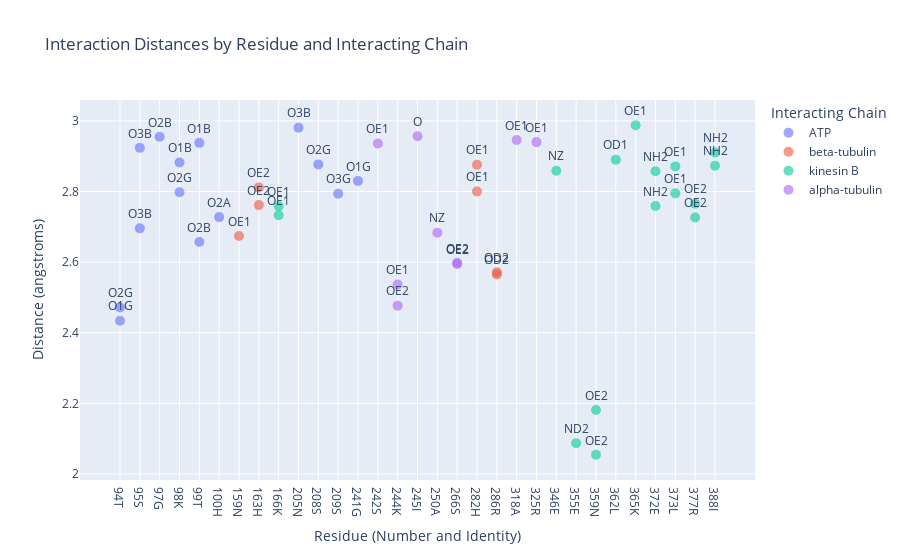

This figure's notebook cell:
### Code cell
import pandas as pd
import plotly.express as px

# Load the data
csv_file_path = "interaction_summary.csv"
interaction_df = pd.read_csv(csv_file_path)

# Create a new column for the x-axis labels by concatenating residue number and amino acid
interaction_df['residue_label'] = interaction_df['residue_number'].astype(str) + interaction_df['amino_acid']

# Sort the dataframe by file and residue number to maintain order
interaction_df = interaction_df.sort_values(by=['file', 'residue_number'])

# Convert residue_label to a categorical type with the correct order
interaction_df['residue_label'] = pd.Categorical(interaction_df['residue_label'], 
                                                 categories=sorted(interaction_df['residue_label'].unique(), key=lambda x: int(''.join(filter(str.isdigit, x)))), 
                                                 ordered=True)

# Scatter plot for interaction distances with custom x-axis labels
fig_scatter = px.scatter(interaction_df, x='residue_label', y='distance (angstroms)', color='interacting_chain', text='interacting_atom',
                         title='Interaction Distances by Residue and Interacting Chain',
                         labels={'residue_label': 'Residue (Number and Identity)', 'distance (angstroms)': 'Distance (angstroms)', 'interacting_chain': 'Interacting Chain'},
                         hover_data=['file'])

fig_scatter.update_traces(textposition='top center', marker=dict(size=10, opacity=0.6))
fig_scatter.update_layout(xaxis={'categoryorder':'array', 'categoryarray': interaction_df['residue_label'].cat.categories})

# Show the plot
fig_scatter.show()

### Figure 1 — Plotly figure (JSON) as saved in the notebook; plotly's stock layout.template omitted (floating-point values rounded to 4 significant figures)
{"data": [{"customdata": [["A"], ["A"], ["A"], ["A"], ["A"], ["A"], ["C"], ["C"], ["C"], ["C"], ["C"], ["C"], ["C"], ["C"]], "hovertemplate": "Interacting Chain=ATP<br>Residue (Number and Identity)=%{x}<br>Distance (angstroms)=%{y}<br>interacting_atom=%{text}<br>file=%{customdata[0]}<extra></extra>", "legendgroup": "ATP", "marker": {"color": "#636efa", "opacity": 0.6, "size": 10, "symbol": "circle"}, "mode": "markers+text", "name": "ATP", "orientation": "v", "showlegend": true, "text": ["O1G", "O3B", "O2B", "O2G", "O1B", "O3B", "O2G", "O3B", "O1B", "O2B", "O2A", "O2G", "O3G", "O1G"], "textposition": "top center", "type": "scatter", "x": ["94T", "95S", "97G", "98K", "99T", "205N", "94T", "95S", "98K", "99T", "100H", "208S", "209S", "241G"], "xaxis": "x", "y": [2.434, 2.696, 2.955, 2.798, 2.938, 2.981, 2.471, 2.924, 2.882, 2.657, 2.727, 2.877, 2.794, 2.83], "yaxis": "y"}, {"customdata": [["A"], ["A"], ["A"], ["A"], ["C"], ["C"], ["C"]], "hovertemplate": "Interacting Chain=beta-tubulin<br>Residue (Number and Identity)=%{x}<br>Distance (angstroms)=%{y}<br>interacting_atom=%{text}<br>file=%{customdata[0]}<extra></extra>", "legendgroup": "beta-tubulin", "marker": {"color": "#EF553B", "opacity": 0.6, "size": 10, "symbol": "circle"}, "mode": "markers+text", "name": "beta-tubulin", "orientation": "v", "showlegend": true, "text": ["OE1", "OE2", "OE1", "OD2", "OE2", "OE1", "OD2"], "textposition": "top center", "type": "scatter", "x": ["159N", "163H", "282H", "286R", "163H", "282H", "286R"], "xaxis": "x", "y": [2.674, 2.761, 2.876, 2.571, 2.811, 2.8, 2.565], "yaxis": "y"}, {"customdata": [["A"], ["A"], ["A"], ["A"], ["A"], ["A"], ["A"], ["C"], ["C"], ["C"], ["C"], ["C"], ["C"], ["C"], ["C"], ["C"]], "hovertemplate": "Interacting Chain=kinesin B<br>Residue (Number and Identity)=%{x}<br>Distance (angstroms)=%{y}<br>interacting_atom=%{text}<br>file=%{customdata[0]}<extra></extra>", "legendgroup": "kinesin B", "marker": {"color": "#00cc96", "opacity": 0.6, "size": 10, "symbol": "circle"}, "mode": "markers+text", "name": "kinesin B", "orientation": "v", "showlegend": true, "text": ["OE1", "NZ", "OE2", "NH2", "OE1", "OE2", "NH2", "OE1", "ND2", "OE2", "OD1", "OE1", "NH2", "OE1", "OE2", "NH2"], "textposition": "top center", "type": "scatter", "x": ["166K", "346E", "359N", "372E", "373L", "377R", "388I", "166K", "355E", "359N", "362L", "365K", "372E", "373L", "377R", "388I"], "xaxis": "x", "y": [2.758, 2.859, 2.054, 2.857, 2.871, 2.766, 2.91, 2.733, 2.087, 2.181, 2.89, 2.988, 2.759, 2.795, 2.726, 2.873], "yaxis": "y"}, {"customdata": [["A"], ["A"], ["A"], ["A"], ["C"], ["C"], ["C"], ["C"], ["C"]], "hovertemplate": "Interacting Chain=alpha-tubulin<br>Residue (Number and Identity)=%{x}<br>Distance (angstroms)=%{y}<br>interacting_atom=%{text}<br>file=%{customdata[0]}<extra></extra>", "legendgroup": "alpha-tubulin", "marker": {"color": "#ab63fa", "opacity": 0.6, "size": 10, "symbol": "circle"}, "mode": "markers+text", "name": "alpha-tubulin", "orientation": "v", "showlegend": true, "text": ["OE1", "OE2", "NZ", "OE2", "OE1", "O", "OE2", "OE1", "OE1"], "textposition": "top center", "type": "scatter", "x": ["242S", "244K", "250A", "266S", "244K", "245I", "266S", "318A", "325R"], "xaxis": "x", "y": [2.936, 2.477, 2.683, 2.595, 2.537, 2.956, 2.598, 2.946, 2.94], "yaxis": "y"}], "layout": {"legend": {"title": {"text": "Interacting Chain"}, "tracegroupgap": 0}, "title": {"text": "Interaction Distances by Residue and Interacting Chain"}, "xaxis": {"anchor": "y", "categoryarray": ["94T", "95S", "97G", "98K", "99T", "100H", "159N", "163H", "166K", "205N", "208S", "209S", "241G", "242S", "244K", "245I", "250A", "266S", "282H", "286R", "318A", "325R", "346E", "355E", "359N", "362L", "365K", "372E", "373L", "377R", "388I"], "categoryorder": "array", "domain": [0, 1], "title": {"text": "Residue (Number and Identity)"}}, "yaxis": {"anchor": "x", "domain": [0, 1], "title": {"text": "Distance (angstroms)"}}}}
